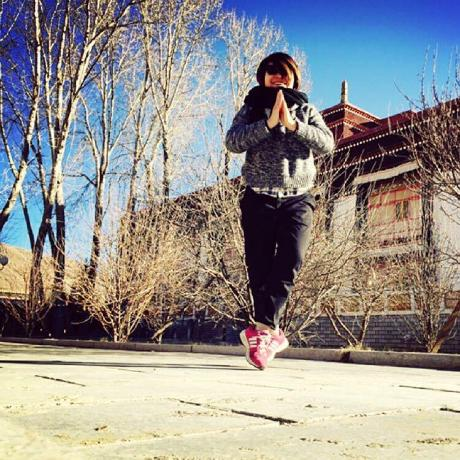
#> input picture demo.jpg, 460 x 460 px
$ python rotation.py
#> lines starting #> are read from the running program, lines starting #| are printed output that depends on the picture
# -*- coding: utf-8 -*-
# 旋转
import cv2
import numpy as np
img=cv2.imread('demo.jpg',0)
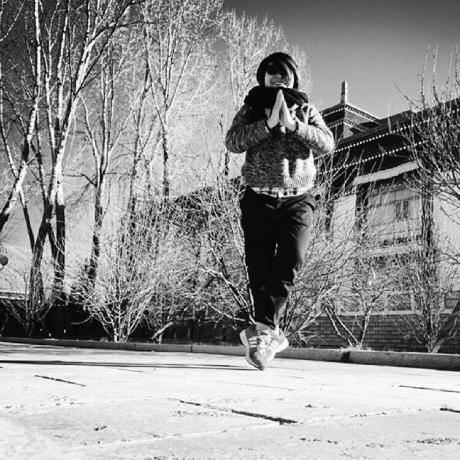
#> img: shape (460, 460); min 0, max 255, mean 145.1

rows,cols = img.shape
#> rows = 460; cols = 460
# cv2.getRotationMatrix2D()用于构建旋转矩阵
# 参数一：旋转中心
# 参数二：旋转角度
# 参数三：缩放因子
M = cv2.getRotationMatrix2D((cols/2,rows/2),90,1)
# 参数三是输出图像的尺寸
dst = cv2.warpAffine(img,M,(cols,rows))
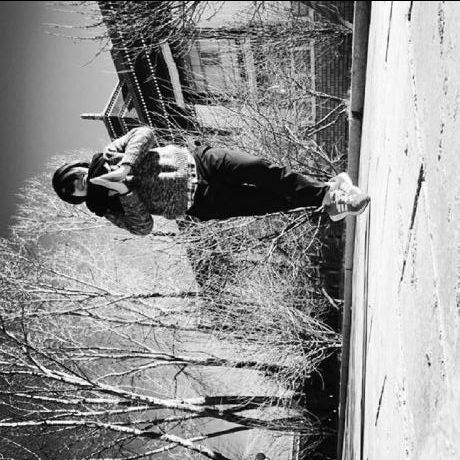
#> dst: shape (460, 460); min 0, max 255, mean 144.9
cv2.imshow('dst',dst)
cv2.waitKey(0)
